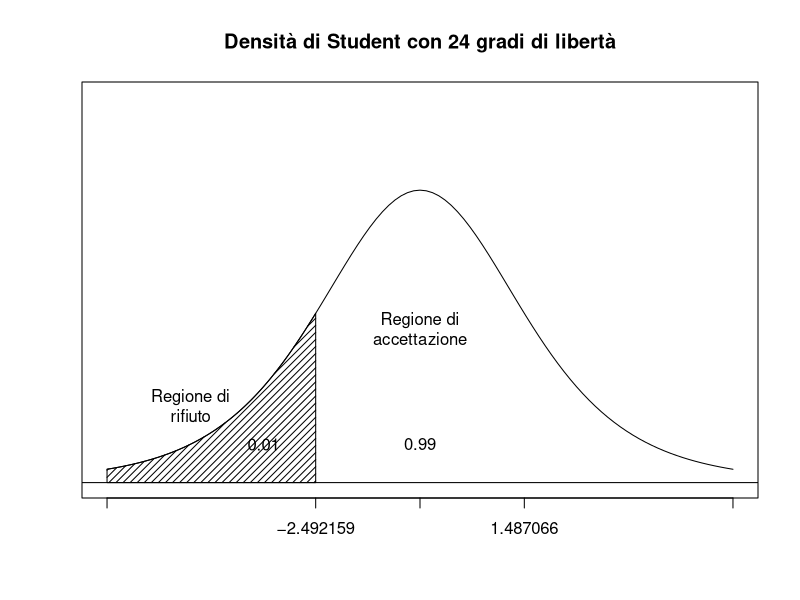

Here is the R script that generated this plot:
#INFERENZA STATISTICA DATASET FERTILITA'
#Author: Annalaura Miglino

#________________________________________________________________________
#                       OPERAZIONI PRELIMINARI
#________________________________________________________________________

library(readxl)

#Si legge il set di dati
data <- read_excel("dataset_puliti/fertilita_arrotondato.xlsx")

#Si visualizzano i dati
View(data)


#________________________________________________________________________
#                       ELIMINAZIONE PAESI E ANNI
#________________________________________________________________________

#Si eliminano tutti gli anni lasciando solo il 2021
data <- data[, c("Country", "2021")]

#Vengono mantenute solo le righe per alcuni Paesi
data <- data[data$Country %in% c("Austria", "Belgium", "Czech Republic", 
                               "Denmark", "Estonia", "Finland", "France", 
                               "Germany", "Greece", "Hungary", "Ireland", 
                               "Italy", "Latvia", "Lithuania", "Luxembourg", 
                               "Netherlands", "Poland", "Portugal", 
                               "Slovak Republic", "Slovenia", "Spain", 
                               "Sweden", "Bulgaria", "Croatia", "Romania"), ]

#Si trasformano i valori in un array
dataValues <- as.array(data$'2021')


#________________________________________________________________________
#                       CRITERIO DEL CHI-QUADRATO
#________________________________________________________________________

#Si calcola la lunghezza del campione
n <- length(dataValues)
n

#Si calcola la media del campione
m <- mean(dataValues)
m

#Si calcola la deviazione standard del campione
d <- sd(dataValues)
d

#Si usano i quantili della distribuzione normale per determinare i sottoinsiemi
a <- numeric(4)
for (i in 1:4)
  a[i] <- qnorm(0.2*i, mean = m, sd = d)

a

#Si pone uguale a 5 il numero di intervalli
r <- 5

#Inizializza un vettore numerico per memorizzare le frequenze degli intervalli
nint <- numeric (r)

#Vengono calcolate le frequenze degli intervalli
nint[1] <- length(which(dataValues < a[1]))
nint[2] <- length(which((dataValues >= a[1]) & (dataValues < a[2])))
nint[3] <- length(which((dataValues >= a[2]) & (dataValues < a[3])))
nint[4] <- length(which((dataValues >= a[3]) & (dataValues < a[4])))
nint[5] <- length(which(dataValues >= a[4]))

nint

#Si calcola il valore del test chi-quadro
chi2 <- sum(((nint-n*0.2)/sqrt(n*0.2))^2)
chi2

#Si specifica k e il livello di significatività alpha
k <- 2
alpha <- 0.05

#Si calcolano i valore critici per il test chi-quadro
qchisq(alpha/2, df = r-k-1)
qchisq(1-alpha/2, df= r-k-1)


#________________________________________________________________________
#                             STIMA PUNTUALE
#________________________________________________________________________

#Stimatore valore medio mu
mu <- mean(dataValues)
mu

#Stimatore della varianza sigma^2
sigma2 <- ((n-1)*var(dataValues))/n
sigma2


#________________________________________________________________________
#                           STIMA INTERVALLARE
#________________________________________________________________________

#Caso 1: intervallo per media con varianza non nota
#Si calcola la media del campione
mean(dataValues)

#Si calcola la deviazione standard del campione
sd(dataValues)

#Si imposta il valore di alpha
alpha <- 1-0.99

#Si calcolano gli estremi dell'intervallo di confidenza
mean(dataValues) - qt(1-alpha/2, df=n-1)*sd(dataValues)/sqrt(n)
mean(dataValues) + qt(1-alpha/2, df=n-1)*sd(dataValues)/sqrt(n)

#________________________________________________________________________

#Caso 2: intervallo per varianza con media non nota
#Si calcola la media del campione
mean(dataValues)

#Si calcola la varianza del campione
var(dataValues)

#Si calcolano gli estremi dell'intervallo di confidenza
(n-1)*var(dataValues)/qchisq(1-alpha/2, df = n-1)
(n-1)*var(dataValues)/qchisq(alpha/2, df = n-1)


#________________________________________________________________________
#                         CONFRONTO TRA POPOLAZIONI
#________________________________________________________________________

#Si verifica che sia normale anche la seconda popolazione (del 2010)

#OPERAZIONI PRELIMINARI
#Si legge di nuovo il set di dati perché prima è stato modificato
data <- read_excel("dataset_puliti/fertilita_arrotondato.xlsx")

#Si eliminano tutti gli anni lasciando solo il 2010
data <- data[, c("Country", "2010")]

#Si mantengono solo le righe per alcuni Paesi
data <- data[data$Country %in% c("Austria", "Belgium", "Czech Republic", 
                                 "Denmark", "Estonia", "Finland", "France", 
                                 "Germany", "Greece", "Hungary", "Ireland", 
                                 "Italy", "Latvia", "Lithuania", "Luxembourg", 
                                 "Netherlands", "Poland", "Portugal", 
                                 "Slovak Republic", "Slovenia", "Spain", 
                                 "Sweden", "Bulgaria", "Croatia", "Romania"), ]

#Si trasformano i valori in un array
dataValues2010 <- as.array(data$'2010')

#________________________________________________________________________

#Si effettua il test del chi-quadrato su questa popolazione
#Si calcola la lunghezza del campione
n <- length(dataValues2010)
n

#Si calcola la media del campione
m <- mean(dataValues2010)
m

#Si calcola la deviazione standard del campione
d <- sd(dataValues2010)
d

#Si usano i quantili della distribuzione normale per determinare i sottoinsiemi
a <- numeric(4)
for (i in 1:4)
  a[i] <- qnorm(0.2*i, mean = m, sd = d)

a

#Si pone uguale a 5 il numero di intervalli
r <- 5

#Inizializza un vettore numerico per memorizzare le frequenze degli intervalli
nint <- numeric (r)

#Vengono calcolate le frequenze degli intervalli
nint[1] <- length(which(dataValues2010 < a[1]))
nint[2] <- length(which((dataValues2010 >= a[1]) & (dataValues2010 < a[2])))
nint[3] <- length(which((dataValues2010 >= a[2]) & (dataValues2010 < a[3])))
nint[4] <- length(which((dataValues2010 >= a[3]) & (dataValues2010 < a[4])))
nint[5] <- length(which(dataValues2010 >= a[4]))

nint

#Si calcola il valore del test chi-quadro
chi2 <- sum(((nint-n*0.2)/sqrt(n*0.2))^2)
chi2

#Si specifica k e il livello di significatività alpha
k <- 2
alpha <- 0.05

#Si calcolano i valore critici per il test chi-quadro
qchisq(alpha/2, df = r-k-1)
qchisq(1-alpha/2, df= r-k-1)

#________________________________________________________________________

#CONFRONTO TRA LE DUE POPOLAZIONI

#Si imposta il valore di alpha
alpha <- 1-0.99

#Si calcola il quantile superiore della distribuzione normale standard
#corrispondente al livello di confidenza specificato
qnorm(1-alpha/2, mean = 0, sd = 1)

#La dimensione dei due campioni è uguale
n <- 25

#Si salvano le due medie
m1 <- mean(dataValues)
m2 <- mean(dataValues2010)

#Si salvano le deviazioni standard
s1 <- sqrt(var(dataValues))
s2 <- sqrt(var(dataValues2010))

#Si calcolano gli estremi dell'intervallo di confidenza
m1 - m2 - qnorm(1-alpha/2, mean = 0, sd = 1) * sqrt(s1^2/n + s2^2/n)
m1 - m2 + qnorm(1-alpha/2, mean = 0, sd = 1) * sqrt(s1^2/n + s2^2/n)


#________________________________________________________________________
#                         VERIFICA DELLE IPOTESI
#________________________________________________________________________

#Si impostano i valori di alpha, mu0 ed n
alpha <- 0.01
mu0 <- 1.5
n <- 25

#Si calcola il valore critico inferiore della distribuzione
qt(alpha, df = n-1)

#Si calcola la statistica di test standardizzata
(m1 - mu0)/(s1 / sqrt(n))

#Si calcola il p-value
pvalue <- pt(1.487066, df = n-1)
pvalue

#Viene creato il grafico
curve(dt(x, df = 5), from = -3, to = 3, axes = FALSE,
      ylim = c(0, 0.5), xlab = "", ylab = "", 
      main = "Densità di Student con 24 gradi di libertà")
text(0, 0.05, 0.99)
text(0, 0.2, "Regione di\naccettazione")
axis(1, c(-3, -1, 0, 1, 3), c("", "−2.492159", "", "1.487066", ""))
vals <- seq(-3, -1, length = 100)
x <- c(-3, vals, -1, -3)
y <- c(0, dt(vals, df = 5), 0, 0)
polygon(x, y, density = 20, angle = 45)
abline(h = 0)
text(-1.5, 0.05, expression(0.01))
text(-2.2, 0.1, "Regione di\nrifiuto")
box()